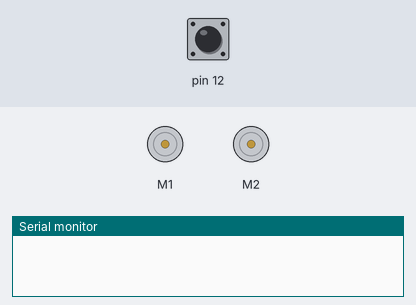
Recording of a sketch running on a simulated Arduino Uno, built with avr-gcc and run on an emulated ATmega328P. Parts: 2 × DC motor (green arrow = forward, orange = backward, longer = faster), the last lines printed to the serial monitor. The test bench sets the inputs (shaded band); at power-on: pin 12 HIGH.

Above: at 0.8 s.
0.9 s: pin 12 pulled LOW for 0.15 s
At 1.8 s:
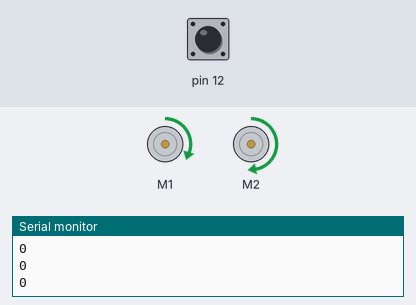
Timing chart, 0 to 3.9 s (numbered marks = the images above; inputs shaded):
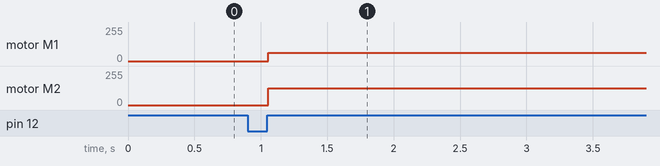

Measured:
- after the input at 0.9 s, motor M1: stopped → forward 63/255 after 0.15 s; motor M2: stopped → forward 127/255 after 0.15 s

The sketch:

Defence.ino
```cpp
#include <ZumoMotors.h>
#include <Pushbutton.h>

class Timer{
  long previousMillis, duration;

public:
  Timer(){
    previousMillis = 0;
    duration = 0;
  }

  bool lap(long newDuration){
    if(millis() - previousMillis >= duration){
      previousMillis = millis();
      duration = newDuration;
      return true;
    }
    return false;
  }
};

class Motors{
  ZumoMotors motors;
  Timer motorTimer;
  int currentPriority;

public:
  Motors(){
    motors.setSpeeds(0, 0);
    currentPriority = 0;
  }
  //(left speed, right speed, duration, priority)
  void updateSpeeds(int left, int right, long seconds, int priority){
    bool tempe = motorTimer.lap(seconds);
    Serial.println(tempe);
    if(priority >= currentPriority || tempe){
      motors.setSpeeds(left, right);
      currentPriority = priority;
    }
  }
};

Pushbutton button(ZUMO_BUTTON);
Motors motors;

bool toRight = true;

void defenseMode(){
  if(toRight){
    motors.updateSpeeds(400,200,1000,1);
  }else{
    motors.updateSpeeds(200,400,1000,1);
  }
}

void evade(int side){
  switch(side){
    case 1: motors.updateSpeeds(-400,-100,500,2); break; //front
    case 2: motors.updateSpeeds(400,100,500,2); break; //back
    case 3: motors.updateSpeeds(400,400,500,2); break; //left
    case 4: motors.updateSpeeds(400,400,500,2); break; //right
    default: break;
  }
}
///////////////////////////////////
void setup(){
  Serial.begin(9100);
  button.waitForButton();
  motors.updateSpeeds(200, 100, 4500, 0);
}

void loop(){
  motors.updateSpeeds(100, 200, 500, 1);
}
```
